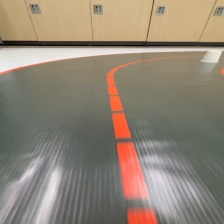
#> input picture yolo_lane_following/dataset/images/train/s00_000022.jpg, 224 x 224 px; its folder holds only this picture in this run
$ python generate_pseudolabels.py
#> lines starting #> are read from the running program, lines starting #| are printed output that depends on the picture; after the words box and inside, x2 and y2 are one past the last pixel; in counts of white or black regions, pixels touching at a corner belong together
#> in generate, image is the input picture: shape (224, 224, 3); mean B, G, R 118, 133.3, 145
### V2/pseudo_label.py
"""Conservative pseudo labels for this track's dark-road/white-outside prior."""
import argparse
import csv
from pathlib import Path
import cv2
import numpy as np


def _largest_bottom_component(binary):
    b = (binary > 0).astype(np.uint8)
    n, labels, stats, _ = cv2.connectedComponentsWithStats(b, 8)
    if n <= 1:
        return b
    h, w = b.shape
    candidates = []
    for i in range(1, n):
        x, y, bw, bh, area = stats[i]
        touches = labels[h - 2, max(0, w // 2 - 8):min(w, w // 2 + 9)] == i
        if np.any(touches):
            candidates.append((area + 2.0 * bh * w, i))
    if not candidates:
        return np.zeros_like(b)
    return (labels == max(candidates)[1]).astype(np.uint8)


def make_masks(image):
    h, w = image.shape[:2]
#> h = 224; w = 224
    hsv = cv2.cvtColor(image, cv2.COLOR_BGR2HSV)
#> hsv: shape (224, 224, 3); mean H, S, V 43.2, 44.3, 146.8
    lab = cv2.cvtColor(image, cv2.COLOR_BGR2LAB)
#> lab: shape (224, 224, 3); mean of channels 0, 1, 2 143.4, 130, 138.1
    gray = cv2.cvtColor(image, cv2.COLOR_BGR2GRAY)
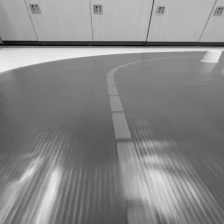
#> gray: shape (224, 224); min 3, max 239, mean 135.1
    # White is forbidden. Keep it separate before constructing drivable road.
    white = ((gray > 145) & (hsv[:, :, 1] < 85)).astype(np.uint8)
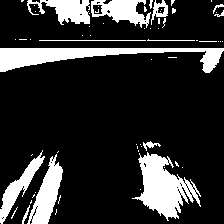
#> white: shape (224, 224); values 0 (black) and 1 (white), 18.3% white; 63 white regions (49 under 20 px), largest, box (x1, y1, x2, y2) and area: (0, 48, 224, 73) 2391, (132, 152, 201, 221) 2250, (27, 154, 63, 224) 1147
    white[:int(h * .30)] = 0
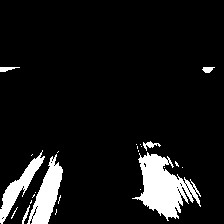
#> white: shape (224, 224); values 0 (black) and 1 (white), 9% white; 24 white regions (17 under 20 px), largest, box (x1, y1, x2, y2) and area: (132, 152, 201, 221) 2250, (27, 154, 63, 224) 1147, (0, 150, 45, 224) 831
    white = cv2.morphologyEx(white, cv2.MORPH_OPEN, np.ones((3, 3), np.uint8))
#> white: shape (224, 224); values 0 (black) and 1 (white), 8.2% white; 7 white regions (1 under 20 px), largest, box (x1, y1, x2, y2) and area: (139, 154, 200, 217) 2093, (29, 161, 63, 224) 1101, (0, 157, 43, 223) 787, (203, 67, 213, 73) 51, (0, 67, 12, 72) 50, (147, 142, 154, 147) 31
    white = cv2.morphologyEx(white, cv2.MORPH_CLOSE, np.ones((7, 7), np.uint8))
    # Dark candidate is only accepted if connected to bottom-center, preventing
    # isolated dark objects on the outside from becoming road.
    dark = ((gray < 145) | (lab[:, :, 0] < 145)) & (white == 0)
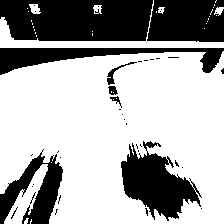
#> dark: shape (224, 224) bool; 66.4% white; 40 black regions (32 under 20 px), largest, box (x1, y1, x2, y2) and area: (0, 0, 153, 41) 5723, (121, 141, 202, 221) 3277, (147, 0, 224, 42) 2917
    road = _largest_bottom_component(dark.astype(np.uint8))
#> in _largest_bottom_component, `n, labels, stats, _ = cv2.connectedComponentsWithStats(b, 8)`:
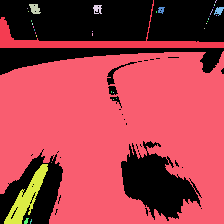
#> labels: shape (224, 224) int32; 36 distinct labels, from 0 to 35; one colour per label, 0 black
#> in _largest_bottom_component, `n, labels, stats, _ = cv2.connectedComponentsWithStats(b, 8)`: n = 36; stats = 36 rows, first 6: [0, 0, 224, 224, 16867], [0, 0, 224, 48, 1840], [215, 0, 2, 3, 3], [29, 4, 12, 10, 83], [93, 5, 9, 9, 58], [214, 4, 1, 2, 2]
#> the loop in _largest_bottom_component, `for i in range(1, n):` made 35 passes
#> (x, y, bw, bh, area) on passes 1, 3, 4, 6, 8, 27, 33: (0, 0, 224, 48, 1840), (29, 4, 12, 10, 83), (93, 5, 9, 9, 58), (158, 7, 7, 7, 33), (214, 7, 10, 9, 53), (0, 51, 224, 173, 30303), (4, 164, 44, 60, 869)
#> after the loop in _largest_bottom_component, `for i in range(1, n):`: candidates = [(107807, 27)]
#> in _largest_bottom_component, `return (labels == max(candidates)[1]).astype(np.uint8)`: returned value: shape (224, 224); values 0 (black) and 1 (white), 60.4% white; 28 black regions (22 under 20 px), largest, box (x1, y1, x2, y2) and area: (0, 0, 224, 75) 13190, (121, 141, 202, 221) 3277, (0, 149, 63, 224) 3065, (107, 62, 137, 85) 124, (108, 86, 118, 95) 65, (110, 96, 122, 108) 46
    road[:int(h * .30)] = 0
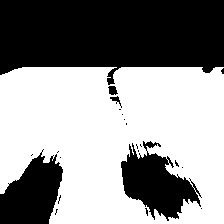
#> road: shape (224, 224); values 0 (black) and 1 (white), 56.6% white; 22 black regions (17 under 20 px), largest, box (x1, y1, x2, y2) and area: (0, 0, 224, 85) 15251, (121, 141, 202, 221) 3277, (0, 149, 63, 224) 3065, (108, 86, 118, 95) 65, (110, 96, 122, 108) 46
    road = cv2.morphologyEx(road, cv2.MORPH_CLOSE, np.ones((9, 9), np.uint8))
#> road: shape (224, 224); values 0 (black) and 1 (white), 58.1% white; 3 black regions, box (x1, y1, x2, y2) and area: (0, 0, 224, 74) 15138, (0, 158, 62, 224) 2992, (122, 155, 195, 217) 2885
    road = cv2.morphologyEx(road, cv2.MORPH_OPEN, np.ones((3, 3), np.uint8))
#> road: shape (224, 224); values 0 (black) and 1 (white), 58.1% white; 3 black regions, box (x1, y1, x2, y2) and area: (0, 0, 224, 74) 15138, (0, 158, 62, 224) 2992, (122, 155, 195, 217) 2886
    # Orange/red markings are a geometry hint, not the road mask itself.
    orange = (((hsv[:, :, 0] < 18) | (hsv[:, :, 0] > 170)) &
              (hsv[:, :, 1] > 70) & (hsv[:, :, 2] > 55) & (road > 0)).astype(np.uint8)
#> orange: shape (224, 224); values 0 (black) and 1 (white), 4% white; 7 white regions (2 under 20 px), largest, box (x1, y1, x2, y2) and area: (105, 67, 132, 140) 991, (127, 207, 159, 224) 474, (116, 141, 138, 199) 444, (10, 67, 31, 72) 37, (220, 67, 224, 75) 28
    orange = cv2.morphologyEx(orange, cv2.MORPH_OPEN, np.ones((2, 2), np.uint8))
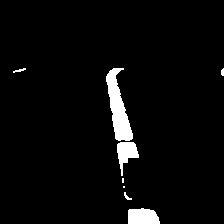
#> orange: shape (224, 224); values 0 (black) and 1 (white), 3.8% white; 8 white regions (2 under 20 px), largest, box (x1, y1, x2, y2) and area: (106, 68, 133, 141) 989, (128, 208, 160, 224) 441, (117, 142, 139, 176) 393, (13, 68, 26, 73) 29, (124, 192, 132, 200) 27, (221, 68, 224, 76) 20
    return (road * 255).astype(np.uint8), (white * 255).astype(np.uint8), (orange * 255).astype(np.uint8)


def generate(source, output, every=1):
    source, output = Path(source), Path(output)
    images = sorted(p for p in source.rglob('*') if p.suffix.lower() in ('.jpg', '.jpeg', '.png'))
    (output / 'road').mkdir(parents=True, exist_ok=True)
    (output / 'outside').mkdir(parents=True, exist_ok=True)
    (output / 'marking').mkdir(parents=True, exist_ok=True)
    rows = []
    for index, path in enumerate(images[::max(1, int(every))]):
        image = cv2.imread(str(path))
        if image is None:
            continue
        road, outside, marking = make_masks(image)
        name = '%06d.png' % index
        cv2.imwrite(str(output / 'road' / name), road)
        cv2.imwrite(str(output / 'outside' / name), outside)
        cv2.imwrite(str(output / 'marking' / name), marking)
        rows.append([name, str(path), int(np.count_nonzero(road)), int(np.count_nonzero(outside))])
    with (output / 'manifest.csv').open('w', newline='') as stream:
        writer = csv.writer(stream); writer.writerow(['mask', 'image', 'road_pixels', 'outside_pixels']); writer.writerows(rows)
    return len(rows)


# [3 lines that do not run on import are left out]

### V2/scripts/generate_pseudolabels.py
import argparse, sys
from pathlib import Path
sys.path.insert(0,str(Path(__file__).resolve().parents[2]))
from V2.pseudo_label import generate
p=argparse.ArgumentParser(); p.add_argument('--source',default='yolo_lane_following/dataset/images/train'); p.add_argument('--output',default='V2/data/pseudo_labels'); p.add_argument('--every',type=int,default=1); a=p.parse_args(); print('frames',generate(a.source,a.output,a.every))

$ run again, on yolo_lane_following/dataset/images/train/s00_000174.jpg
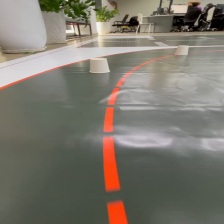
#> input picture yolo_lane_following/dataset/images/train/s00_000174.jpg, 224 x 224 px
#> in generate, image is the input picture: shape (224, 224, 3); mean B, G, R 109.1, 119.5, 124
#> hsv: shape (224, 224, 3); mean H, S, V 41.9, 36.6, 126.8
#> lab: shape (224, 224, 3); mean of channels 0, 1, 2 127.9, 127.9, 134.7
#> dark: shape (224, 224) bool; 71.5% white; 67 black regions (54 under 20 px), largest, box (x1, y1, x2, y2) and area: (0, 0, 224, 88) 6601, (103, 56, 224, 112) 4677, (103, 126, 224, 151) 1728
#> labels: shape (224, 224) int32; 16 distinct labels, from 0 to 15
#> n = 16; stats = 16 rows, first 6: [0, 0, 224, 151, 14279], [0, 0, 224, 61, 5939], [174, 4, 1, 1, 1], [176, 4, 10, 1, 10], [90, 8, 1, 1, 1], [96, 17, 1, 1, 1]
#> the loop in _largest_bottom_component, `for i in range(1, n):` made 15 passes
#> (x, y, bw, bh, area) on passes 1, 10, 11, 13: (0, 0, 224, 61, 5939), (80, 42, 14, 5, 43), (0, 47, 224, 177, 29811), (154, 81, 8, 12, 74)
#> after the loop in _largest_bottom_component, `for i in range(1, n):`: candidates = [(109107, 11)]
#> in make_masks, `road[:int(h * .30)] = 0`:
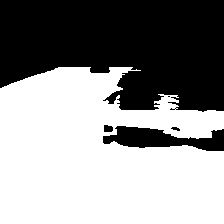
#> road: shape (224, 224); values 0 (black) and 1 (white), 56.6% white; 5 black regions (1 under 20 px), largest, box (x1, y1, x2, y2) and area: (0, 0, 224, 112) 19982, (103, 126, 224, 151) 1728, (104, 125, 113, 132) 56, (171, 127, 180, 131) 23
#> in make_masks, `orange = cv2.morphologyEx(orange, cv2.MORPH_OPEN, np.ones((2, 2), np.u..`:
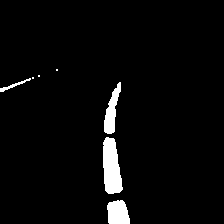
#> orange: shape (224, 224); values 0 (black) and 1 (white), 3.7% white; 7 white regions (3 under 20 px), largest, box (x1, y1, x2, y2) and area: (103, 137, 123, 194) 846, (107, 200, 130, 224) 459, (104, 82, 121, 134) 435, (0, 78, 31, 92) 92
#> outside: shape (224, 224); 12.4% white; 5 white regions (1 under 20 px), largest, box (x1, y1, x2, y2) and area: (118, 67, 224, 111) 3883, (112, 126, 224, 151) 1611, (0, 67, 53, 87) 585, (90, 67, 109, 73) 112

$ run again, on yolo_lane_following/dataset/images/train/s00_000236.jpg
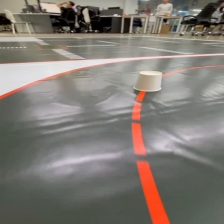
#> input picture yolo_lane_following/dataset/images/train/s00_000236.jpg, 224 x 224 px
#> in generate, image is the input picture: shape (224, 224, 3); mean B, G, R 115.8, 122.3, 128.1
#> hsv: shape (224, 224, 3); mean H, S, V 49.4, 29.6, 130.1
#> lab: shape (224, 224, 3); mean of channels 0, 1, 2 131.2, 129.1, 132.7
#> dark: shape (224, 224) bool; 69.1% white; 75 black regions (57 under 20 px), largest, box (x1, y1, x2, y2) and area: (0, 34, 224, 131) 9405, (132, 117, 224, 158) 1835, (40, 145, 124, 175) 1277
#> in _largest_bottom_component, `n, labels, stats, _ = cv2.connectedComponentsWithStats(b, 8)`:
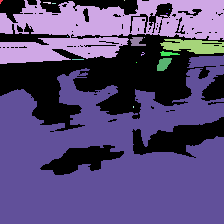
#> labels: shape (224, 224) int32; 19 distinct labels, from 0 to 18; one colour per label, 0 black
#> n = 19; stats = 19 rows, first 6: [0, 0, 224, 175, 15514], [0, 0, 3, 4, 7], [0, 0, 224, 64, 8298], [124, 0, 1, 1, 1], [43, 2, 8, 2, 11], [52, 3, 4, 1, 4]
#> the loop in _largest_bottom_component, `for i in range(1, n):` made 18 passes
#> (x, y, bw, bh, area) on passes 2, 9, 11, 12, 14, 16: (0, 0, 224, 64, 8298), (130, 37, 16, 9, 99), (160, 39, 64, 15, 669), (160, 51, 20, 5, 59), (0, 55, 224, 169, 25351), (157, 58, 15, 13, 136)
#> after the loop in _largest_bottom_component, `for i in range(1, n):`: candidates = [(101063, 14)]
#> in make_masks, `orange = cv2.morphologyEx(orange, cv2.MORPH_OPEN, np.ones((2, 2), np.u..`:
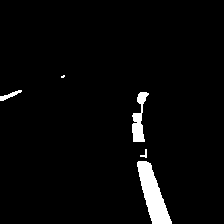
#> orange: shape (224, 224); values 0 (black) and 1 (white), 3.2% white; 5 white regions (1 under 20 px), largest, box (x1, y1, x2, y2) and area: (137, 161, 172, 224) 1081, (132, 92, 149, 142) 412, (0, 90, 22, 101) 89, (140, 149, 147, 158) 28
#> outside: shape (224, 224); 18.4% white; 6 white regions, box (x1, y1, x2, y2) and area: (74, 67, 191, 115) 3416, (0, 67, 80, 130) 2633, (145, 117, 224, 156) 1545, (42, 145, 123, 175) 1219, (202, 75, 224, 101) 367, (200, 69, 208, 78) 59

$ run again, on yolo_lane_following/dataset/images/train/s00_000248.jpg
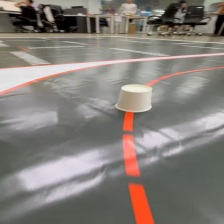
#> input picture yolo_lane_following/dataset/images/train/s00_000248.jpg, 224 x 224 px
#> in generate, image is the input picture: shape (224, 224, 3); mean B, G, R 121.4, 126.7, 132.9
#> hsv: shape (224, 224, 3); mean H, S, V 52.2, 28.1, 134.7
#> lab: shape (224, 224, 3); mean of channels 0, 1, 2 135.7, 129.4, 132.1
#> dark: shape (224, 224) bool; 65.1% white; 51 black regions (34 under 20 px), largest, box (x1, y1, x2, y2) and area: (0, 34, 224, 130) 9722, (14, 147, 116, 205) 3230, (117, 108, 224, 173) 2868
#> labels: shape (224, 224) int32; 19 distinct labels, from 0 to 18
#> n = 19; stats = 19 rows, first 6: [0, 0, 224, 205, 17524], [4, 0, 8, 1, 8], [0, 0, 224, 42, 6688], [31, 36, 1, 1, 1], [0, 37, 116, 31, 2071], [113, 38, 1, 1, 1]
#> the loop in _largest_bottom_component, `for i in range(1, n):` made 18 passes
#> (x, y, bw, bh, area) on passes 2, 4, 6, 7, 8, 10, 13, 16: (0, 0, 224, 42, 6688), (0, 37, 116, 31, 2071), (126, 38, 24, 4, 47), (129, 40, 95, 16, 969), (129, 52, 22, 7, 90), (0, 55, 224, 169, 22451), (124, 62, 17, 22, 226), (48, 76, 8, 7, 31)
#> after the loop in _largest_bottom_component, `for i in range(1, n):`: candidates = [(98163, 10)]
#> in make_masks, `orange = cv2.morphologyEx(orange, cv2.MORPH_OPEN, np.ones((2, 2), np.u..`:
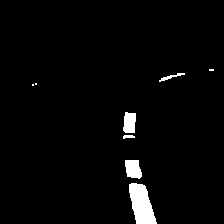
#> orange: shape (224, 224); values 0 (black) and 1 (white), 2.7% white; 8 white regions (3 under 20 px), largest, box (x1, y1, x2, y2) and area: (129, 183, 157, 224) 763, (125, 160, 142, 179) 259, (123, 112, 136, 133) 232, (159, 73, 185, 82) 71, (123, 135, 135, 139) 35
#> outside: shape (224, 224); 24.2% white; 6 white regions, box (x1, y1, x2, y2) and area: (0, 67, 164, 130) 6021, (15, 148, 114, 205) 3167, (133, 108, 224, 164) 2420, (177, 67, 207, 97) 493, (173, 67, 178, 75) 31, (118, 143, 124, 149) 29
